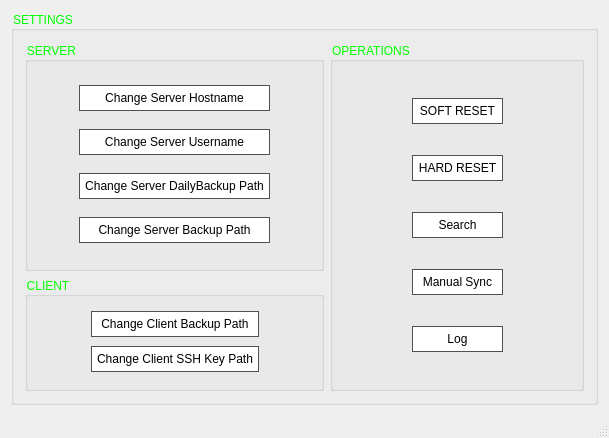
<?xml version="1.0" encoding="UTF-8"?>
<ui version="4.0">
 <class>MainWindow</class>
 <widget class="QMainWindow" name="MainWindow">
  <property name="geometry">
   <rect>
    <x>0</x>
    <y>0</y>
    <width>609</width>
    <height>438</height>
   </rect>
  </property>
  <property name="windowTitle">
   <string/>
  </property>
  <property name="styleSheet">
   <string notr="true">QPushButton {
    color: rgb(0, 0, 0);
    background-color: rgb(255, 255, 255);
    border-width: 1px;
    border-color: rgb(80, 80, 80);
    border-style: solid;
    padding: 5px;
    border-radius: 0px;
    outline: none;
}

QPushButton:hover {
    background-color: qlineargradient(spread:pad, x1:1, y1:1, x2:1, y2:0, stop:0 rgba(219, 219, 219, 255), stop:1 rgba(255, 255, 255, 255));
    border-color: rgb(54, 159, 190);
}

QPushButton:pressed {
    background-color: qlineargradient(spread:pad, x1:0, y1:0, x2:0, y2:1, stop:0 rgba(221, 221, 221, 255), stop:1 rgba(255, 255, 255, 255));
}

QGroupBox {
    color: rgb(0, 0, 0);
    font-size: 12px;
    qproperty-alignment: AlignCenter;
}</string>
  </property>
  <widget class="QWidget" name="centralWidget">
   <layout class="QGridLayout" name="gridLayout">
    <item row="0" column="0">
     <widget class="QGroupBox" name="settingsGroup">
      <property name="styleSheet">
       <string notr="true">QGroupBox {
    color: #00ff00;
}</string>
      </property>
      <property name="title">
       <string>SETTINGS</string>
      </property>
      <layout class="QGridLayout" name="gridLayout_3">
       <item row="0" column="0" rowspan="2" colspan="2">
        <widget class="QGroupBox" name="serverSettingsGroup">
         <property name="title">
          <string>SERVER</string>
         </property>
         <layout class="QGridLayout" name="gridLayout_4">
          <item row="0" column="0">
           <spacer name="horizontalSpacer_11">
            <property name="orientation">
             <enum>Qt::Horizontal</enum>
            </property>
            <property name="sizeHint" stdset="0">
             <size>
              <width>40</width>
              <height>20</height>
             </size>
            </property>
           </spacer>
          </item>
          <item row="0" column="1">
           <widget class="QPushButton" name="CServerHostButton">
            <property name="text">
             <string>Change Server Hostname</string>
            </property>
           </widget>
          </item>
          <item row="0" column="2">
           <spacer name="horizontalSpacer_12">
            <property name="orientation">
             <enum>Qt::Horizontal</enum>
            </property>
            <property name="sizeHint" stdset="0">
             <size>
              <width>40</width>
              <height>20</height>
             </size>
            </property>
           </spacer>
          </item>
          <item row="1" column="0">
           <spacer name="horizontalSpacer_13">
            <property name="orientation">
             <enum>Qt::Horizontal</enum>
            </property>
            <property name="sizeHint" stdset="0">
             <size>
              <width>40</width>
              <height>20</height>
             </size>
            </property>
           </spacer>
          </item>
          <item row="1" column="1">
           <widget class="QPushButton" name="CServerUserButton">
            <property name="text">
             <string>Change Server Username</string>
            </property>
           </widget>
          </item>
          <item row="1" column="2">
           <spacer name="horizontalSpacer_14">
            <property name="orientation">
             <enum>Qt::Horizontal</enum>
            </property>
            <property name="sizeHint" stdset="0">
             <size>
              <width>40</width>
              <height>20</height>
             </size>
            </property>
           </spacer>
          </item>
          <item row="2" column="0">
           <spacer name="horizontalSpacer_21">
            <property name="orientation">
             <enum>Qt::Horizontal</enum>
            </property>
            <property name="sizeHint" stdset="0">
             <size>
              <width>40</width>
              <height>20</height>
             </size>
            </property>
           </spacer>
          </item>
          <item row="2" column="1">
           <widget class="QPushButton" name="CServerDailyButton">
            <property name="text">
             <string>Change Server DailyBackup Path</string>
            </property>
           </widget>
          </item>
          <item row="2" column="2">
           <spacer name="horizontalSpacer_22">
            <property name="orientation">
             <enum>Qt::Horizontal</enum>
            </property>
            <property name="sizeHint" stdset="0">
             <size>
              <width>40</width>
              <height>20</height>
             </size>
            </property>
           </spacer>
          </item>
          <item row="3" column="0">
           <spacer name="horizontalSpacer">
            <property name="orientation">
             <enum>Qt::Horizontal</enum>
            </property>
            <property name="sizeHint" stdset="0">
             <size>
              <width>40</width>
              <height>20</height>
             </size>
            </property>
           </spacer>
          </item>
          <item row="3" column="1">
           <widget class="QPushButton" name="CServerBackupButton">
            <property name="text">
             <string>Change Server Backup Path</string>
            </property>
           </widget>
          </item>
          <item row="3" column="2">
           <spacer name="horizontalSpacer_2">
            <property name="orientation">
             <enum>Qt::Horizontal</enum>
            </property>
            <property name="sizeHint" stdset="0">
             <size>
              <width>40</width>
              <height>20</height>
             </size>
            </property>
           </spacer>
          </item>
         </layout>
        </widget>
       </item>
       <item row="2" column="0" colspan="2">
        <widget class="QGroupBox" name="clientSettingsGroup">
         <property name="title">
          <string>CLIENT</string>
         </property>
         <layout class="QGridLayout" name="gridLayout_5">
          <item row="0" column="0">
           <spacer name="horizontalSpacer_25">
            <property name="orientation">
             <enum>Qt::Horizontal</enum>
            </property>
            <property name="sizeHint" stdset="0">
             <size>
              <width>40</width>
              <height>20</height>
             </size>
            </property>
           </spacer>
          </item>
          <item row="0" column="2">
           <spacer name="horizontalSpacer_26">
            <property name="orientation">
             <enum>Qt::Horizontal</enum>
            </property>
            <property name="sizeHint" stdset="0">
             <size>
              <width>40</width>
              <height>20</height>
             </size>
            </property>
           </spacer>
          </item>
          <item row="1" column="1">
           <widget class="QPushButton" name="changeSSHButton">
            <property name="text">
             <string>Change Client SSH Key Path</string>
            </property>
           </widget>
          </item>
          <item row="0" column="1">
           <widget class="QPushButton" name="changeBackupButton">
            <property name="text">
             <string>Change Client Backup Path</string>
            </property>
           </widget>
          </item>
          <item row="1" column="0">
           <spacer name="horizontalSpacer_19">
            <property name="orientation">
             <enum>Qt::Horizontal</enum>
            </property>
            <property name="sizeHint" stdset="0">
             <size>
              <width>40</width>
              <height>20</height>
             </size>
            </property>
           </spacer>
          </item>
          <item row="1" column="2">
           <spacer name="horizontalSpacer_20">
            <property name="orientation">
             <enum>Qt::Horizontal</enum>
            </property>
            <property name="sizeHint" stdset="0">
             <size>
              <width>40</width>
              <height>20</height>
             </size>
            </property>
           </spacer>
          </item>
         </layout>
        </widget>
       </item>
       <item row="0" column="2" rowspan="3">
        <widget class="QGroupBox" name="resetSettingsGroup">
         <property name="title">
          <string>OPERATIONS</string>
         </property>
         <layout class="QGridLayout" name="gridLayout_2">
          <item row="4" column="1">
           <widget class="QPushButton" name="CLogButton">
            <property name="text">
             <string>Log</string>
            </property>
           </widget>
          </item>
          <item row="1" column="2">
           <spacer name="horizontalSpacer_6">
            <property name="orientation">
             <enum>Qt::Horizontal</enum>
            </property>
            <property name="sizeHint" stdset="0">
             <size>
              <width>40</width>
              <height>20</height>
             </size>
            </property>
           </spacer>
          </item>
          <item row="0" column="0">
           <spacer name="horizontalSpacer_3">
            <property name="orientation">
             <enum>Qt::Horizontal</enum>
            </property>
            <property name="sizeHint" stdset="0">
             <size>
              <width>40</width>
              <height>20</height>
             </size>
            </property>
           </spacer>
          </item>
          <item row="0" column="2">
           <spacer name="horizontalSpacer_4">
            <property name="orientation">
             <enum>Qt::Horizontal</enum>
            </property>
            <property name="sizeHint" stdset="0">
             <size>
              <width>40</width>
              <height>20</height>
             </size>
            </property>
           </spacer>
          </item>
          <item row="1" column="1">
           <widget class="QPushButton" name="hResetButton">
            <property name="text">
             <string>HARD RESET</string>
            </property>
           </widget>
          </item>
          <item row="1" column="0">
           <spacer name="horizontalSpacer_5">
            <property name="orientation">
             <enum>Qt::Horizontal</enum>
            </property>
            <property name="sizeHint" stdset="0">
             <size>
              <width>40</width>
              <height>20</height>
             </size>
            </property>
           </spacer>
          </item>
          <item row="3" column="0">
           <spacer name="horizontalSpacer_7">
            <property name="orientation">
             <enum>Qt::Horizontal</enum>
            </property>
            <property name="sizeHint" stdset="0">
             <size>
              <width>40</width>
              <height>20</height>
             </size>
            </property>
           </spacer>
          </item>
          <item row="4" column="2">
           <spacer name="horizontalSpacer_18">
            <property name="orientation">
             <enum>Qt::Horizontal</enum>
            </property>
            <property name="sizeHint" stdset="0">
             <size>
              <width>40</width>
              <height>20</height>
             </size>
            </property>
           </spacer>
          </item>
          <item row="3" column="2">
           <spacer name="horizontalSpacer_8">
            <property name="orientation">
             <enum>Qt::Horizontal</enum>
            </property>
            <property name="sizeHint" stdset="0">
             <size>
              <width>40</width>
              <height>20</height>
             </size>
            </property>
           </spacer>
          </item>
          <item row="0" column="1">
           <widget class="QPushButton" name="resetButton">
            <property name="text">
             <string>SOFT RESET</string>
            </property>
           </widget>
          </item>
          <item row="4" column="0">
           <spacer name="horizontalSpacer_17">
            <property name="orientation">
             <enum>Qt::Horizontal</enum>
            </property>
            <property name="sizeHint" stdset="0">
             <size>
              <width>40</width>
              <height>20</height>
             </size>
            </property>
           </spacer>
          </item>
          <item row="3" column="1">
           <widget class="QPushButton" name="CSyncButton">
            <property name="text">
             <string>Manual Sync</string>
            </property>
           </widget>
          </item>
          <item row="2" column="1">
           <widget class="QPushButton" name="CSearchButton">
            <property name="text">
             <string>Search</string>
            </property>
           </widget>
          </item>
          <item row="2" column="0">
           <spacer name="horizontalSpacer_9">
            <property name="orientation">
             <enum>Qt::Horizontal</enum>
            </property>
            <property name="sizeHint" stdset="0">
             <size>
              <width>40</width>
              <height>20</height>
             </size>
            </property>
           </spacer>
          </item>
          <item row="2" column="2">
           <spacer name="horizontalSpacer_10">
            <property name="orientation">
             <enum>Qt::Horizontal</enum>
            </property>
            <property name="sizeHint" stdset="0">
             <size>
              <width>40</width>
              <height>20</height>
             </size>
            </property>
           </spacer>
          </item>
         </layout>
        </widget>
       </item>
      </layout>
     </widget>
    </item>
   </layout>
  </widget>
  <widget class="QStatusBar" name="statusBar"/>
 </widget>
 <layoutdefault spacing="6" margin="11"/>
 <resources/>
 <connections/>
</ui>
